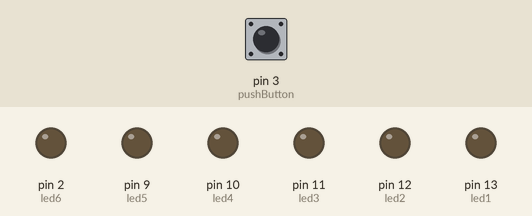
This sketch was run on a simulated Arduino Uno, built with avr-gcc and run on an emulated ATmega328P. Shown: output pins drawn as LEDs (lit = HIGH). The inputs (shaded band) are chosen by the test bench; at power-on: pin 3 (pushButton) LOW. Random numbers use the default seed unless the sketch sets one.

Above: at 1.2 s.
1.3 s: pin 3 (pushButton) pulled HIGH for 0.15 s
At 2.5 s:
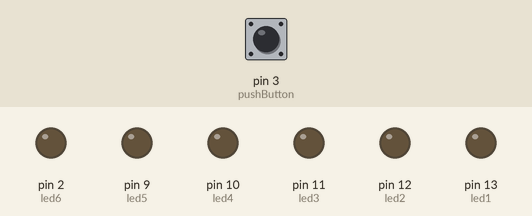
2.9 s: pin 3 (pushButton) pulled HIGH for 1 s
At 3.06 s:
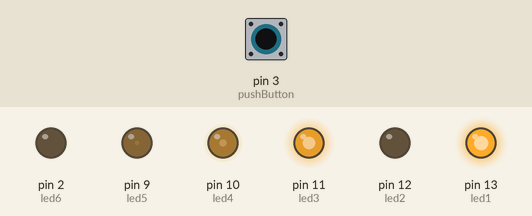
5.9 s: pin 3 (pushButton) pulled HIGH for 0.15 s
At 7.2 s:
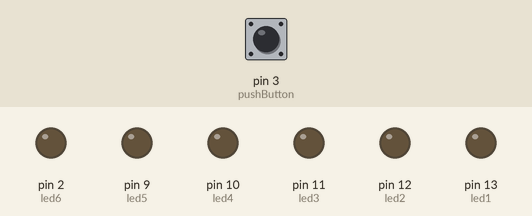
7.5 s: pin 3 (pushButton) pulled HIGH for 3.2 s
12.2 s: pin 3 (pushButton) pulled HIGH for 0.15 s
At 13.2 s:
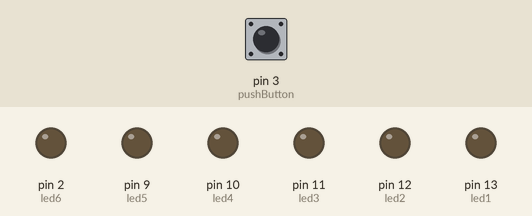
13.8 s: pin 3 (pushButton) pulled HIGH for 1 s
At 14.06 s:
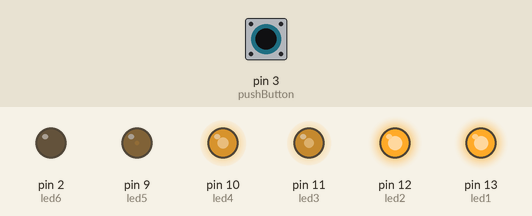
Timing chart, 0 to 16.8 s (numbered marks = the images above; inputs shaded):
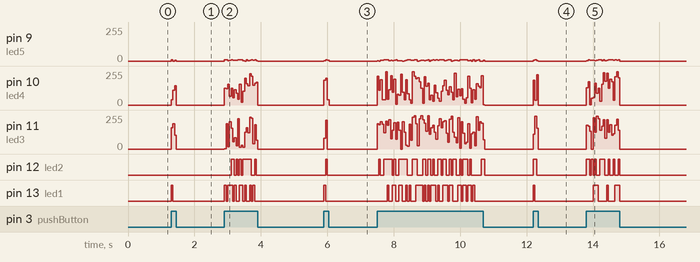

The sketch:

LightShow.ino
```cpp
int pushButton = 3;
int led1 = 13;
int led2 = 12;
int led3 = 11;
int led4 = 10;
int led5 = 9;
int led6 = 2;
void setup() {
  // initialize serial communication at 9600 bits per second:
  Serial.begin(9600);
  // make the pushbutton's pin an input:
  pinMode(pushButton, INPUT);
  pinMode(led1, OUTPUT);
  pinMode(led2, OUTPUT);
  pinMode(led3, OUTPUT);
  pinMode(led4, OUTPUT);
  pinMode(led5, OUTPUT);
  pinMode(led6, OUTPUT);
}

void loop() {
  int buttonState = digitalRead(pushButton);
  if (buttonState == 1) {
    analogWrite(led1, random(0,255));
    analogWrite(led2, random(0,255));
    analogWrite(led3, random(0,255));
    analogWrite(led4, random(0,255));
    analogWrite(led5, random(0,12));
    analogWrite(led6, random(0,98));
    delay(50);
  }else {
    analogWrite(led1, 0);
    analogWrite(led2, 0);
    analogWrite(led3, 0);
    analogWrite(led4, 0);
    analogWrite(led5, 0);
    analogWrite(led6, 0);
  }
}
```

Measured:
- after the input at 1.3 s, pin 9 (led5): 0/255 → 10/255 at once, → 0/255 0.05 s later, → 7/255 0.05 s later, → 0/255 0.05 s later; pin 10 (led4): 0/255 → 38/255 at once, → 109/255 0.05 s later, → 143/255 0.05 s later, → 0/255 0.05 s later
- after the input at 5.9 s, pin 9 (led5): 0/255 → 2/255 at once, → 11/255 0.05 s later, → 6/255 0.05 s later, → 0/255 0.05 s later; pin 10 (led4): 0/255 → 186/255 at once, → 199/255 0.05 s later, → 39/255 0.05 s later, → 0/255 0.05 s later
- after the input at 12.2 s, pin 9 (led5): 0/255 → 5/255 at once, → 11/255 0.05 s later, → 3/255 0.05 s later, → 0/255 0.05 s later; pin 10 (led4): 0/255 → 184/255 at once, → 34/255 0.05 s later, → 226/255 0.05 s later, → 0/255 0.05 s later
- after the input at 13.8 s, pin 13 (led1): goes HIGH 0.15 s, LOW 0.25 s, HIGH 0.05 s, LOW 0.20 s, HIGH 0.15 s, then LOW, starting after 0.20 s
